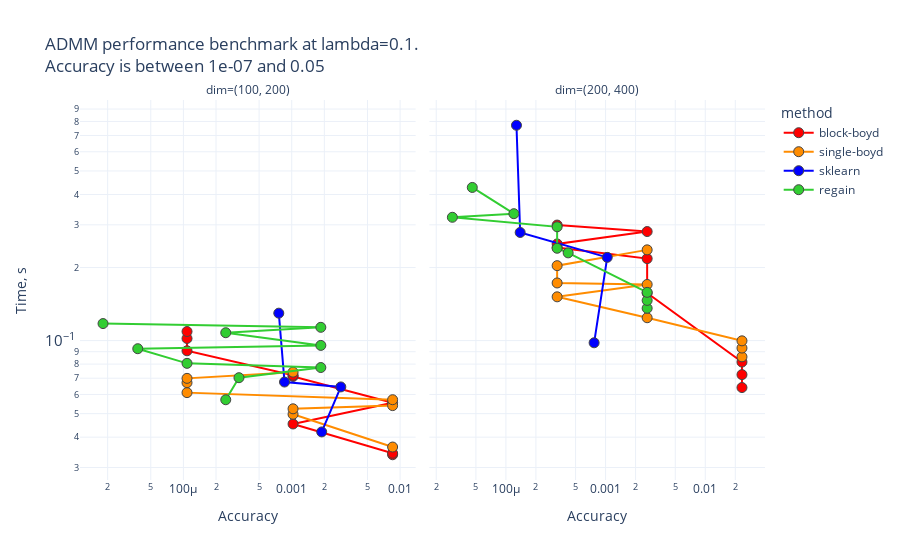

Notebook source saved alongside this figure:
### Code cell
fig = plot_accuracy(df, upper_bound=0.1, lower_bound=0.0000001, lambda_filter=0.05, sortby=['p', 'time'])
fig.show()

### Figure 1 — Plotly figure (JSON) as saved in the notebook; plotly's stock layout.template omitted (floating-point values rounded to 4 significant figures)
{"data": [{"hovertemplate": "method=block-boyd<br>dim=(100, 200)<br>Accuracy=%{x}<br>Time, s=%{y}<br>l1=%{text}<extra></extra>", "legendgroup": "block-boyd", "marker": {"color": "#FF0000", "line": {"width": 1}, "size": 10, "symbol": "circle"}, "mode": "markers+lines", "name": "block-boyd", "orientation": "v", "showlegend": true, "text": [0.05, 0.05, 0.05, 0.05, 0.05, 0.05, 0.05, 0.05, 0.05], "type": "scatter", "x": [0.008532, 0.008532, 0.001028, 0.008532, 0.001028, 0.001028, 0.000108, 0.000108, 0.000108], "xaxis": "x", "y": [0.03385, 0.03434, 0.04534, 0.05548, 0.07114, 0.07193, 0.09078, 0.102, 0.109], "yaxis": "y"}, {"hovertemplate": "method=block-boyd<br>dim=(200, 400)<br>Accuracy=%{x}<br>Time, s=%{y}<br>l1=%{text}<extra></extra>", "legendgroup": "block-boyd", "marker": {"color": "#FF0000", "line": {"width": 1}, "size": 10, "symbol": "circle"}, "mode": "markers+lines", "name": "block-boyd", "orientation": "v", "showlegend": false, "text": [0.05, 0.05, 0.05, 0.05, 0.05, 0.05, 0.05, 0.05, 0.05], "type": "scatter", "x": [0.02335, 0.02335, 0.02335, 0.002612, 0.002612, 0.0003266, 0.0003266, 0.002612, 0.0003266], "xaxis": "x2", "y": [0.06405, 0.07241, 0.0816, 0.1571, 0.2177, 0.2419, 0.2502, 0.2814, 0.2993], "yaxis": "y2"}, {"hovertemplate": "method=single-boyd<br>dim=(100, 200)<br>Accuracy=%{x}<br>Time, s=%{y}<br>l1=%{text}<extra></extra>", "legendgroup": "single-boyd", "marker": {"color": "#FF8C00", "line": {"width": 1}, "size": 10, "symbol": "circle"}, "mode": "markers+lines", "name": "single-boyd", "orientation": "v", "showlegend": true, "text": [0.05, 0.05, 0.05, 0.05, 0.05, 0.05, 0.05, 0.05, 0.05], "type": "scatter", "x": [0.008532, 0.001028, 0.001028, 0.008532, 0.008532, 0.000108, 0.000108, 0.000108, 0.001028], "xaxis": "x", "y": [0.03643, 0.04972, 0.05235, 0.05397, 0.05707, 0.06104, 0.06707, 0.06989, 0.07415], "yaxis": "y"}, {"hovertemplate": "method=single-boyd<br>dim=(200, 400)<br>Accuracy=%{x}<br>Time, s=%{y}<br>l1=%{text}<extra></extra>", "legendgroup": "single-boyd", "marker": {"color": "#FF8C00", "line": {"width": 1}, "size": 10, "symbol": "circle"}, "mode": "markers+lines", "name": "single-boyd", "orientation": "v", "showlegend": false, "text": [0.05, 0.05, 0.05, 0.05, 0.05, 0.05, 0.05, 0.05, 0.05], "type": "scatter", "x": [0.02335, 0.02335, 0.02335, 0.002612, 0.0003266, 0.002612, 0.0003266, 0.0003266, 0.002612], "xaxis": "x2", "y": [0.08574, 0.09315, 0.09976, 0.1242, 0.1515, 0.1703, 0.1728, 0.2036, 0.2365], "yaxis": "y2"}, {"hovertemplate": "method=sklearn<br>dim=(100, 200)<br>Accuracy=%{x}<br>Time, s=%{y}<br>l1=%{text}<extra></extra>", "legendgroup": "sklearn", "marker": {"color": "#0000FF", "line": {"width": 1}, "size": 10, "symbol": "circle"}, "mode": "markers+lines", "name": "sklearn", "orientation": "v", "showlegend": true, "text": [0.05, 0.05, 0.05, 0.05], "type": "scatter", "x": [0.001891, 0.002838, 0.0008576, 0.0007595], "xaxis": "x", "y": [0.04204, 0.06444, 0.0675, 0.1297], "yaxis": "y"}, {"hovertemplate": "method=sklearn<br>dim=(200, 400)<br>Accuracy=%{x}<br>Time, s=%{y}<br>l1=%{text}<extra></extra>", "legendgroup": "sklearn", "marker": {"color": "#0000FF", "line": {"width": 1}, "size": 10, "symbol": "circle"}, "mode": "markers+lines", "name": "sklearn", "orientation": "v", "showlegend": false, "text": [0.05, 0.05, 0.05, 0.05], "type": "scatter", "x": [0.0007673, 0.001039, 0.000139, 0.0001276], "xaxis": "x2", "y": [0.09795, 0.2203, 0.279, 0.7717], "yaxis": "y2"}, {"hovertemplate": "method=regain<br>dim=(100, 200)<br>Accuracy=%{x}<br>Time, s=%{y}<br>l1=%{text}<extra></extra>", "legendgroup": "regain", "marker": {"color": "#32CD32", "line": {"width": 1}, "size": 10, "symbol": "circle"}, "mode": "markers+lines", "name": "regain", "orientation": "v", "showlegend": true, "text": [0.05, 0.05, 0.05, 0.05, 0.05, 0.05, 0.05, 0.05, 0.05], "type": "scatter", "x": [0.0002461, 0.0003258, 0.001856, 0.000108, 3.793e-05, 0.001856, 0.0002461, 0.001856, 1.813e-05], "xaxis": "x", "y": [0.05706, 0.07034, 0.07745, 0.08059, 0.09259, 0.09555, 0.1078, 0.1134, 0.1175], "yaxis": "y"}, {"hovertemplate": "method=regain<br>dim=(200, 400)<br>Accuracy=%{x}<br>Time, s=%{y}<br>l1=%{text}<extra></extra>", "legendgroup": "regain", "marker": {"color": "#32CD32", "line": {"width": 1}, "size": 10, "symbol": "circle"}, "mode": "markers+lines", "name": "regain", "orientation": "v", "showlegend": false, "text": [0.05, 0.05, 0.05, 0.05, 0.05, 0.05, 0.05, 0.05, 0.05], "type": "scatter", "x": [0.002612, 0.002612, 0.002612, 0.0004213, 0.0003266, 0.0003266, 2.905e-05, 0.0001202, 4.6e-05], "xaxis": "x2", "y": [0.1359, 0.1464, 0.1581, 0.2299, 0.2401, 0.2944, 0.3222, 0.3334, 0.4277], "yaxis": "y2"}], "layout": {"annotations": [{"font": {}, "showarrow": false, "text": "dim=(100, 200)", "x": 0.245, "xanchor": "center", "xref": "paper", "y": 1, "yanchor": "bottom", "yref": "paper"}, {"font": {}, "showarrow": false, "text": "dim=(200, 400)", "x": 0.755, "xanchor": "center", "xref": "paper", "y": 1, "yanchor": "bottom", "yref": "paper"}], "legend": {"title": {"text": "method"}, "tracegroupgap": 0}, "title": {"text": "ADMM performance benchmark at lambda=0.1.<br>Accuracy is between 1e-07 and 0.05"}, "xaxis": {"anchor": "y", "domain": [0, 0.49], "title": {"text": "Accuracy"}, "type": "log"}, "xaxis2": {"anchor": "y2", "domain": [0.51, 1], "title": {"text": "Accuracy"}, "type": "log"}, "yaxis": {"anchor": "x", "domain": [0, 1], "exponentformat": "power", "title": {"text": "Time, s"}, "type": "log"}, "yaxis2": {"anchor": "x2", "domain": [0, 1], "exponentformat": "power", "matches": "y", "showticklabels": false, "type": "log"}}}
